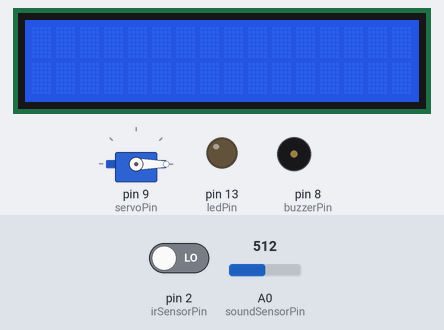
This sketch was run on a simulated Arduino Uno, built with avr-gcc and run on an emulated ATmega328P. On the bench: servo, 16×2 character LCD, output pins drawn as LEDs (lit = HIGH), buzzer (waves = sounding). The inputs (shaded band) are chosen by the test bench; at power-on: pin 2 (irSensorPin) LOW, A0 (soundSensorPin) = 512.

Above: at 1.2 s.
1.3 s: pin 2 (irSensorPin) driven HIGH
At 12.2 s:
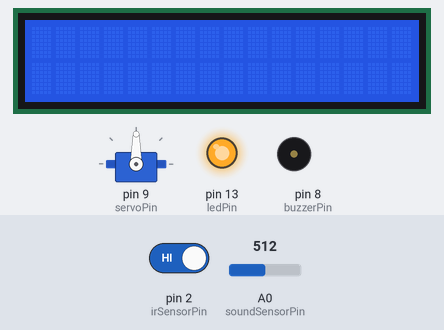
At 12.74 s:
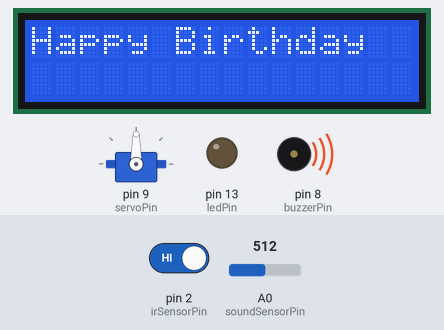
Timing chart, 0 to 14.1 s (numbered marks = the images above; inputs shaded):
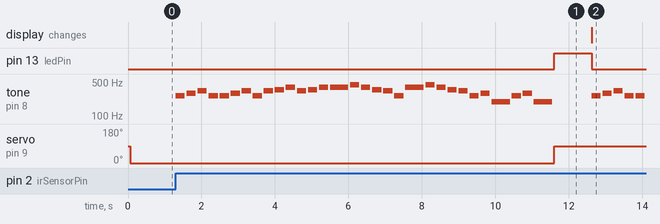

Measured:
- after the input at 1.3 s, pin 13 (ledPin): LOW → HIGH after 10.3 s, → LOW 1.0 s later; tone on pin 8 (buzzerPin): plays 262 Hz for 0.25 s, 294 Hz for 0.25 s, 330 Hz for 0.25 s, 262 Hz for 0.25 s, 262 Hz for 0.25 s, 294 Hz for 0.25 s … (36 notes in this stretch), starting at once; servo on pin 9 (servoPin): 0° → 90° after 10.3 s

The sketch:

birthday.ino
```cpp
#include <Servo.h>
#include <LiquidCrystal_I2C.h>

Servo myServo;

LiquidCrystal_I2C lcd(0x27, 16, 2);  // 初始化LCD屏，0x27是默认的I2C地址，16表示每行16个字符，2表示2行（根据实际情况调整）

int irSensorPin = 2;  // 人体红外传感器引脚
int soundSensorPin = A0;  // 声音传感器引脚
int buzzerPin =8;  // 蜂鸣器引脚
int ledPin = 13;  // LED灯引脚
int servoPin = 9;  // 舵机引脚

// 定义生日快乐歌的音符频率数组
int melody[] = {
  262, 294, 330, 262, 262, 294, 330, 262,
  330, 349, 392, 330, 349, 392, 392, 440,
  392, 349, 330, 262, 392, 440, 392, 349,
  330, 262, 294, 196, 262, 294, 196, 0
};

// 定义每个音符的持续时间数组（以毫秒为单位）
int noteDurations[] = {
  250, 250, 250, 250, 250, 250, 250, 250,
  250, 250, 250, 250, 250, 250, 500, 250,
  250, 250, 250, 250, 500, 250, 250, 250,
  250, 250, 250, 500, 250, 250, 500, 0
};

void setup() {
  // 初始化传感器引脚为输入模式
  pinMode(irSensorPin, INPUT);
  pinMode(soundSensorPin, INPUT);

  // 初始化输出设备引脚为输出模式
  pinMode(buzzerPin, OUTPUT);
  pinMode(ledPin, OUTPUT);
  myServo.attach(servoPin);

  // 初始化LCD屏
  lcd.init();
  lcd.backlight();

  // 初始化串口通信（可选，用于调试）
  Serial.begin(9600);
  myServo.write(0);
}

void loop() {
  // 检测人体红外传感器
  if (digitalRead(irSensorPin) == HIGH) {
    // 播放生日快乐歌
    playMelody();
    // 点亮LED灯
    digitalWrite(ledPin, HIGH);
    // 打开盒子（控制舵机旋转）
    openBox();
    // 在LED屏上显示祝福语
    displayMessageOnLcd("Happy Birthday");
  }

  // 检测声音传感器
  int soundValue = analogRead(soundSensorPin);
  if (soundValue > 500) {  // 设定声音阈值，可根据实际情况调整
    // 熄灭LED灯
    digitalWrite(ledPin, LOW);
    // 停止播放声音
    noTone(buzzerPin);
  }
}

// 播放生日快乐歌的函数
void playMelody() {
  for (int i = 0; i < sizeof(melody) / sizeof(melody[0]); i++) {
    int noteDuration = noteDurations[i];
    if (melody[i] == 0) {
      delay(noteDuration);
    } else {
      tone(buzzerPin, melody[i], noteDuration);
      delay(noteDuration);
      noTone(buzzerPin);
      delay(50);  // 音符之间的短暂停顿
    }
  }
}

// 打开盒子的函数（控制舵机旋转）
void openBox() {
  myServo.write(90);  // 假设90度是打开位置，可根据实际情况调整
  delay(1000);  // 等待盒子完全打开
}

// 在LED屏上显示消息的函数
void displayMessageOnLcd(String message) {
  lcd.clear();  // 清屏
  lcd.setCursor(0, 0);  // 设置光标位置为第一行第一列
  lcd.print(message);
}
```
